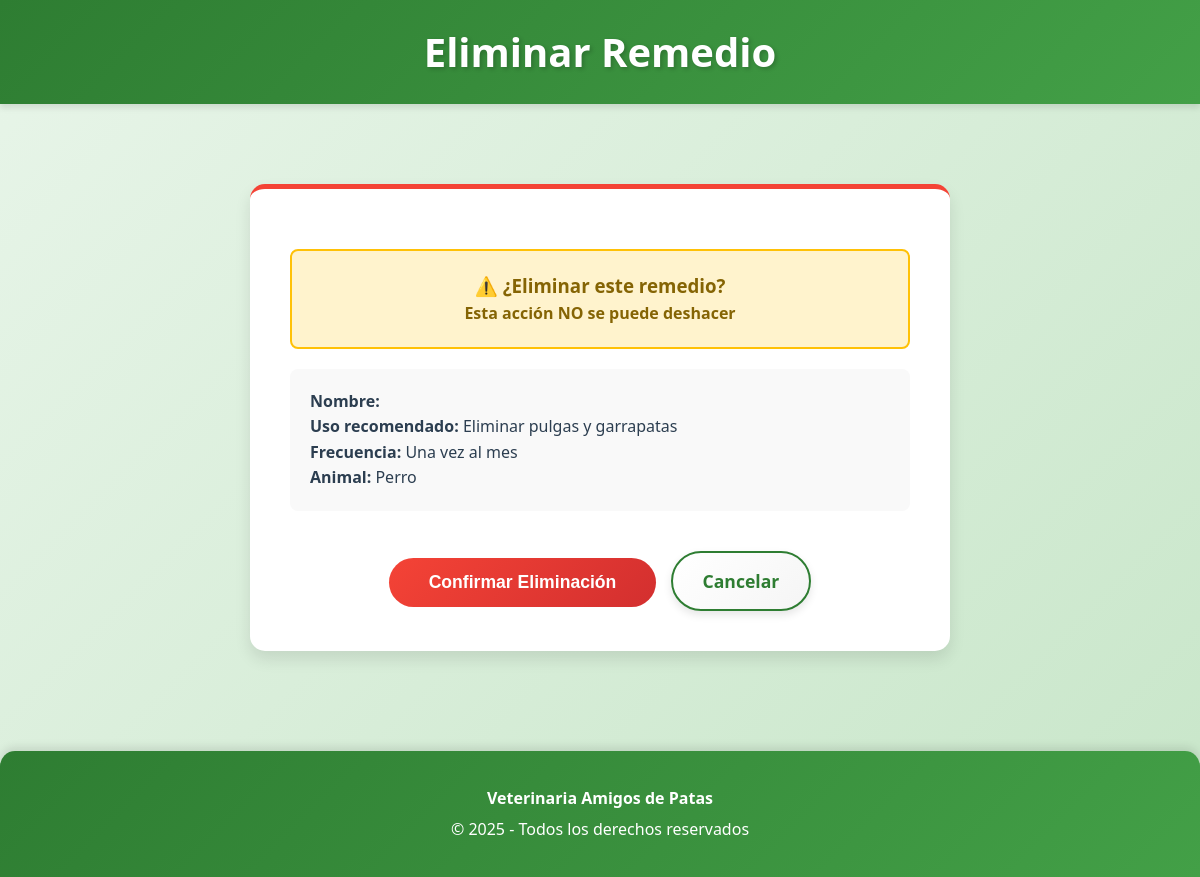
/remedios/eliminar/1/ (signed in), run on the app's committed database.
### appVeterinaria/models.py (models this page shows, shortened)
class Remedio(models.Model):
    ANIMAL_CHOICES = [
        ('Perro', 'Perro'),
        ('Gato', 'Gato'),
        ('Otro', 'Otro'),
    ]
    nombre = models.CharField(max_length=50, unique=True)
    uso_recomendado = models.TextField(
        help_text="¿Para qué se recomienda este remedio?",
        default="No especificado",  # ✔ Valor por defecto
        blank=True,
        null=True
    )
    frecuencia = models.CharField(
        max_length=100,
        default='Una vez al día',
        blank=True,
        null=True,
        help_text="Ej: Cada 8 horas, una vez al día, etc."
    )
    animal = models.CharField(
        max_length=10,
        choices=ANIMAL_CHOICES,
        default='Perro',
        blank=True,
        null=True,
        help_text="Seleccione el tipo de animal al que va dirigido el remedio."
    )

### appVeterinaria/views.py (the view)
# urls.py: path('remedios/eliminar/<int:remedio_id>/', views.eliminar_remedio, name='eliminar_remedio'),
def eliminar_remedio(request, remedio_id):
    if not tiene_permiso(request, 'remedios'):
        messages.error(request, 'No tienes permiso para realizar esta acción.')
        return redirect('inicio')
    try:
        remedio = Remedio.objects.get(id=remedio_id)
    except Remedio.DoesNotExist:
        messages.error(request, 'El remedio no existe.')
        return redirect('lista_remedios')
    if request.method == 'POST':
        nombre = remedio.nombre_remedio
        remedio.delete()
        messages.success(request, f'Remedio {nombre} eliminado exitosamente.')
        return redirect('lista_remedios')
    return render(request, 'appVeterinaria/eliminar_remedio.html', {'remedio': remedio})

### appVeterinaria/views.py (called while the page is built)
def usuario_logueado(request):
    return request.session.get('user_logged', False)

def tiene_permiso(request, modulo):
    if not usuario_logueado(request):
        return False
    rol = request.session.get('rol', '')
    permisos = PERMISOS_ROL.get(rol, [])
    return modulo in permisos

### templates/appVeterinaria/eliminar_remedio.html (shortened to what this page needs)
<!DOCTYPE html>
<html lang="es">
<head>
    {% load static %}
    <link rel="stylesheet" href="{% static 'css/styles.css' %}">
</head>
<body>
    <header class="main-header">
        <h1>Eliminar Remedio</h1>
    </header>
    <div class="content">
        <div class="confirmation-container">
            <div class="warning-box">
                <h3 style="color: #856404;">⚠️ ¿Eliminar este remedio?</h3>
                <p style="color: #856404; font-weight: bold;">Esta acción NO se puede deshacer</p>
            </div>
            <div style="background-color: #f9f9f9; padding: 20px; border-radius: 8px; margin: 20px 0;">
                <p><strong>Nombre:</strong> {{ remedio.nombre_remedio }}</p>
                <p><strong>Uso recomendado:</strong> {{ remedio.uso_recomendado }}</p>
                <p><strong>Frecuencia:</strong> {{ remedio.frecuencia }}</p>
                <p><strong>Animal:</strong> {{ remedio.animal }}</p>
            </div>
            <form method="post" style="text-align: center;">
                <button type="submit" class="btn-danger" onclick="return confirm('⚠️ ¿Confirmas la eliminación?');">Confirmar Eliminación</button>
                <a href="{% url 'lista_remedios' %}" class="btn-menu">Cancelar</a>
            </form>
        </div>
    </div>
    <div class="footer">
        <p><strong>Veterinaria Amigos de Patas</strong></p>
        <p>&copy; 2025 - Todos los derechos reservados</p>
    </div>
</body>
</html>

### static/css/styles.css (style rules this page uses)
:root { --primary-green: #2e7d32; --secondary-green: #43a047; --light-green: #66bb6a; --very-light-green: #c8e6c9; --background-green: #e8f5e9; --dark-green: #1b5e20; --accent-orange: #ff9800; --white: #ffffff; --text-dark: #2c3e50; --shadow: rgba(0, 0, 0, 0.1); --shadow-hover: rgba(0, 0, 0, 0.2); }
* { margin: 0; padding: 0; box-sizing: border-box; }
body { font-family: 'Segoe UI', Tahoma, Geneva, Verdana, sans-serif; background: linear-gradient(135deg, #e8f5e9 0%, #c8e6c9 100%); color: var(--text-dark); line-height: 1.6; min-height: 100vh; }
.main-header { background: linear-gradient(135deg, var(--primary-green) 0%, var(--secondary-green) 100%); padding: 20px; color: var(--white); box-shadow: 0 4px 6px var(--shadow); position: sticky; top: 0; z-index: 100; }
.main-header h1 { display: flex; align-items: center; justify-content: center; font-size: 2.5em; margin: 0; text-shadow: 2px 2px 4px rgba(0, 0, 0, 0.2); animation: slideDown 0.5s ease-out; }
.content { max-width: 1200px; margin: 30px auto; padding: 20px; animation: fadeIn 0.6s ease-out; }
.btn-menu { display: inline-block; padding: 14px 30px; background: linear-gradient(135deg, var(--white) 0%, #f5f5f5 100%); color: var(--primary-green); text-align: center; text-decoration: none; border: 2px solid var(--primary-green); border-radius: 30px; font-size: 1.1em; font-weight: bold; transition: all 0.3s ease; margin-top: 20px; box-shadow: 0 4px 8px var(--shadow); }
.footer { text-align: center; margin-top: 50px; padding: 30px 20px; background: linear-gradient(135deg, var(--primary-green) 0%, var(--secondary-green) 100%); color: var(--white); border-radius: 15px 15px 0 0; box-shadow: 0 -4px 8px var(--shadow); }
.footer p { margin: 5px 0; font-size: 1em; }

### templates/appVeterinaria/eliminar_remedio.html (style rules this page uses)
.confirmation-container { max-width: 700px; margin: 30px auto; background: var(--white); padding: 40px; border-radius: 15px; box-shadow: 0 8px 16px var(--shadow); border-top: 5px solid #f44336; }
.warning-box { background-color: #fff3cd; border: 2px solid #ffc107; border-radius: 8px; padding: 20px; margin: 20px 0; text-align: center; }
.btn-danger { display: inline-block; padding: 14px 40px; background: linear-gradient(135deg, #f44336 0%, #d32f2f 100%); color: var(--white); border: none; border-radius: 30px; font-size: 1.1em; font-weight: bold; cursor: pointer; margin-right: 10px; }

### data on the page
Remedio: uso_recomendado "Eliminar pulgas y garrapatas", frecuencia "Una vez al mes", animal "Perro"
